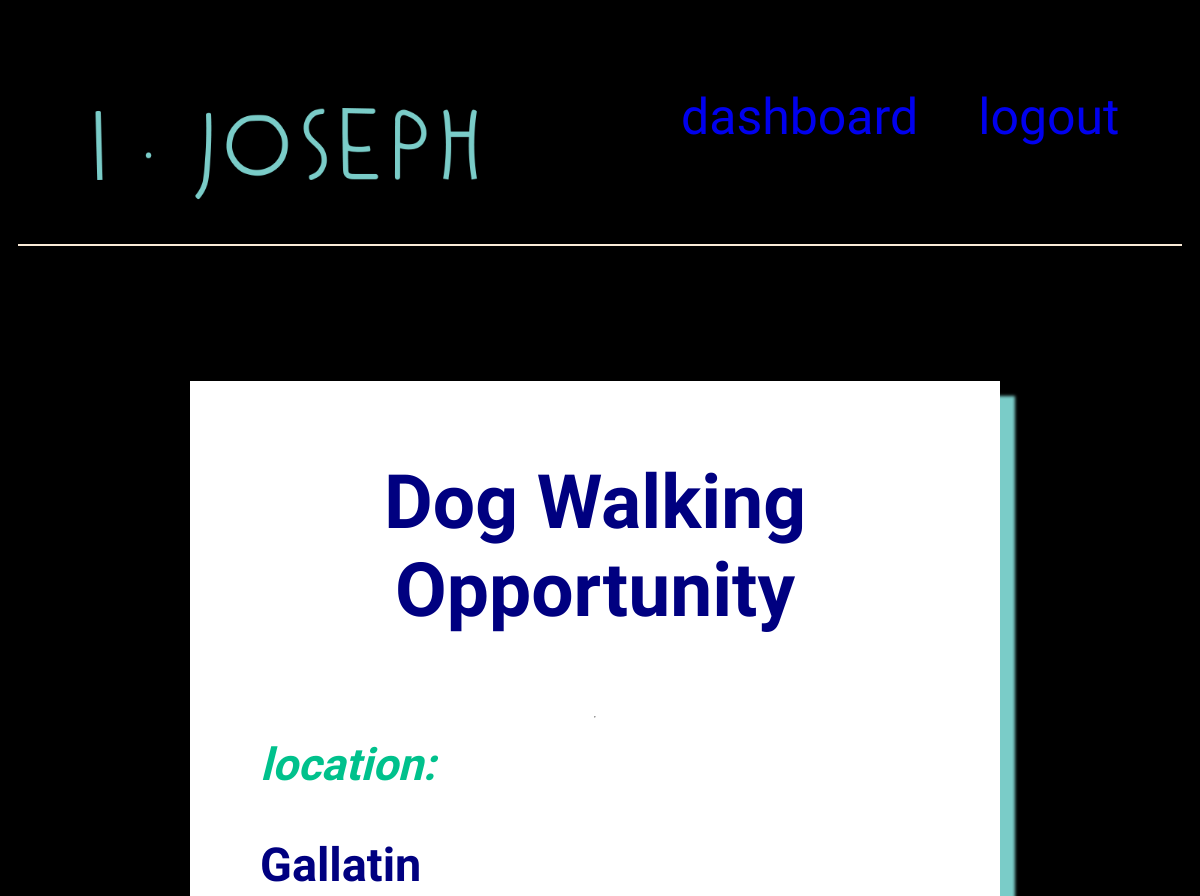
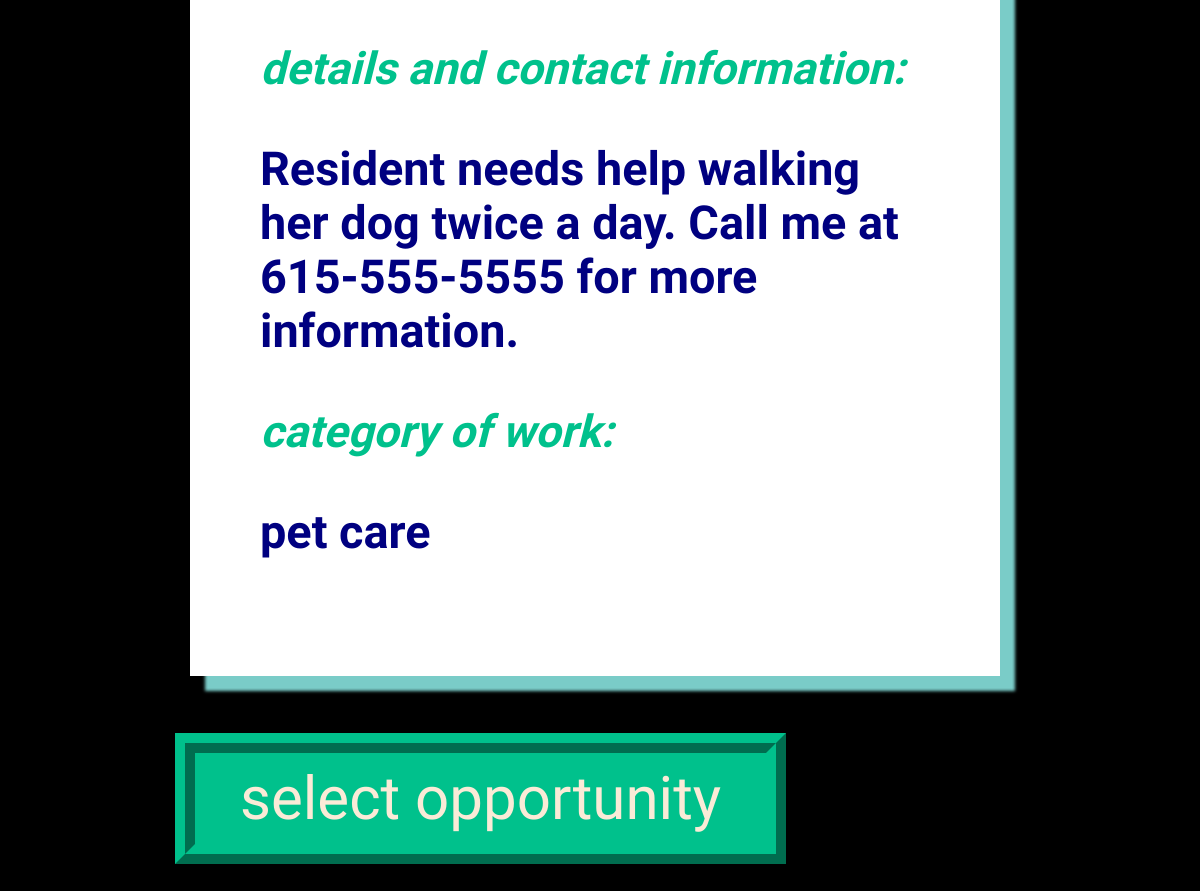
Page /jobs/88/ (signed in) on the committed database (2 pictures, top to bottom).
### ijosephapp/models/job.py (models this page shows)
class Job(models.Model):
    title = models.CharField(max_length=50)
    category = models.ForeignKey(JobCategory, on_delete=models.DO_NOTHING)
    location = models.CharField(max_length=20)
    description = models.CharField(max_length=255)
    isCompleted = models.BooleanField()
    createdAt = models.DateTimeField(auto_now_add=True)
    user = models.ForeignKey(User, on_delete=models.CASCADE)
    class Meta:
        ordering = ("title",)

### ijosephapp/models/job_category.py (models this page shows)
class JobCategory(models.Model):
    category = models.CharField(max_length=55)
    def __str__(self):
        return f'{self.category}'
    class Meta:
        ordering = ("category",)

### ijosephapp/views/jobs/detail.py (the view, shortened to what this page needs)
# urls.py: path('jobs/<int:job_id>/', job_details, name='job'),
@login_required
def job_details(request, job_id):
    if request.method == 'GET':
        job = get_job(job_id)
        template_name = 'jobs/detail.html'
        return render(request, template_name, {'job': job})

### ijosephapp/views/jobs/detail.py (called while the page is built)
def get_job(job_id):
    return Job.objects.get(pk=job_id)

### ijosephapp/templates/jobs/detail.html (shortened to what this page needs)
{% extends 'shared/base.html' %}
{% block content %}
{% load static %}
<!DOCTYPE html>
<html>
<head>
    {% block css %}
      <link rel="stylesheet" href="{% static 'styles/detail.css' %}" />
    {% endblock %}
</head>
<body>
  <div class="home">
    <section class="card-content">
        <h1 class="job_title">{{ job.title }}</h1>
        <hr/>
        <label>location:</label>
        <h3>{{ job.location }}</h3>
        <label>details and contact information:</label>
        <h3>{{ job.description }}</h3>
        <label>category of work:</label>
        <h3>{{ job.category }}</h3>
    </section>
    <br/>
    <form action="{% url 'ijosephapp:yourjob' %}" method="post">
        <button type="submit" value="SelectOpportunity" class="submit_opportunity">select opportunity</button>
    </form>
  </div>
</body>
</html>
{% endblock %}

### ijosephapp/static/styles/base.css (style rules this page uses)
body { padding: 10px; }

### ijosephapp/static/styles/detail.css (style rules this page uses)
body { background-color: black; }
.home { padding-top: 250px; padding-bottom: 50px; padding-left: 157px; padding-right: 125px; font-family: 'Raleway', sans-serif; }
label { font-size: 45px; color: #00c18c; font-family: 'Raleway', sans-serif; font-style: italic; font-weight: bolder; }
.card-content { background: white; display: flex; flex-direction: column; margin: 0px 57px 0px 15px; text-decoration: none; box-shadow: 15px 15px 3px 0px #7accc8; position:relative; color: navy; font-size: 40px; margin-top: -165px; padding: 70px 70px 70px 70px; }
.submit_opportunity { font-size: 60px; color: antiquewhite; font-family: 'Raleway', sans-serif; text-align: center; border: ridge #00c18c 20px; background-color: #00c18c; padding-left: 45px; padding-right: 45px; padding-top: 10px; padding-bottom: 10px; }
.job_title { font-size: 75px; font-family: 'Raleway', sans-serif; text-align: center; margin-top: 7px; }

### rows in the picture
Job: title "Dog Walking Opportunity", location "Gallatin", description "Resident needs help walking her dog twice a day. Call me at 615-555-5555 for more information.", category "pet care"
